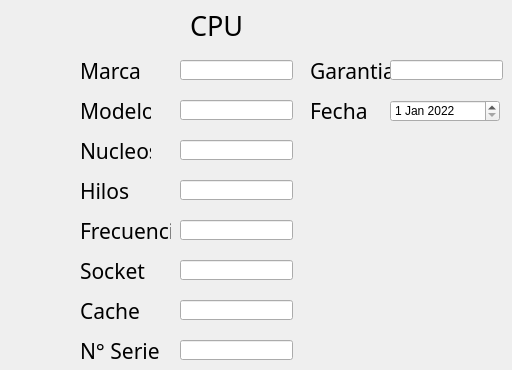
   <widget class="QWidget" name="page3">
    <widget class="QLabel" name="label_3">
     <property name="geometry">
      <rect>
       <x>190</x>
       <y>10</y>
       <width>201</width>
       <height>31</height>
      </rect>
     </property>
     <property name="font">
      <font>
       <family>Mongolian Baiti</family>
       <pointsize>20</pointsize>
      </font>
     </property>
     <property name="text">
      <string>CPU</string>
     </property>
    </widget>
    <widget class="QLabel" name="label_20">
     <property name="geometry">
      <rect>
       <x>80</x>
       <y>60</y>
       <width>61</width>
       <height>21</height>
      </rect>
     </property>
     <property name="font">
      <font>
       <family>Mongolian Baiti</family>
       <pointsize>16</pointsize>
      </font>
     </property>
     <property name="text">
      <string>Marca</string>
     </property>
    </widget>
    <widget class="QLabel" name="label_21">
     <property name="geometry">
      <rect>
       <x>80</x>
       <y>100</y>
       <width>71</width>
       <height>21</height>
      </rect>
     </property>
     <property name="font">
      <font>
       <family>Mongolian Baiti</family>
       <pointsize>16</pointsize>
      </font>
     </property>
     <property name="text">
      <string>Modelo</string>
     </property>
    </widget>
    <widget class="QLabel" name="label_22">
     <property name="geometry">
      <rect>
       <x>80</x>
       <y>140</y>
       <width>71</width>
       <height>21</height>
      </rect>
     </property>
     <property name="font">
      <font>
       <family>Mongolian Baiti</family>
       <pointsize>16</pointsize>
      </font>
     </property>
     <property name="text">
      <string>Nucleos</string>
     </property>
    </widget>
    <widget class="QLabel" name="label_23">
     <property name="geometry">
      <rect>
       <x>80</x>
       <y>180</y>
       <width>71</width>
       <height>21</height>
      </rect>
     </property>
     <property name="font">
      <font>
       <family>Mongolian Baiti</family>
       <pointsize>16</pointsize>
      </font>
     </property>
     <property name="text">
      <string>Hilos</string>
     </property>
    </widget>
    <widget class="QLabel" name="label_24">
     <property name="geometry">
      <rect>
       <x>80</x>
       <y>220</y>
       <width>91</width>
       <height>21</height>
      </rect>
     </property>
     <property name="font">
      <font>
       <family>Mongolian Baiti</family>
       <pointsize>16</pointsize>
      </font>
     </property>
     <property name="text">
      <string>Frecuencia</string>
     </property>
    </widget>
    <widget class="QLabel" name="label_25">
     <property name="geometry">
      <rect>
       <x>80</x>
       <y>260</y>
       <width>71</width>
       <height>21</height>
      </rect>
     </property>
     <property name="font">
      <font>
       <family>Mongolian Baiti</family>
       <pointsize>16</pointsize>
      </font>
     </property>
     <property name="text">
      <string>Socket</string>
     </property>
    </widget>
    <widget class="QLabel" name="label_26">
     <property name="geometry">
      <rect>
       <x>80</x>
       <y>300</y>
       <width>71</width>
       <height>21</height>
      </rect>
     </property>
     <property name="font">
      <font>
       <family>Mongolian Baiti</family>
       <pointsize>16</pointsize>
      </font>
     </property>
     <property name="text">
      <string>Cache</string>
     </property>
    </widget>
    <widget class="QLabel" name="label_27">
     <property name="geometry">
      <rect>
       <x>80</x>
       <y>340</y>
       <width>81</width>
       <height>21</height>
      </rect>
     </property>
     <property name="font">
      <font>
       <family>Mongolian Baiti</family>
       <pointsize>16</pointsize>
      </font>
     </property>
     <property name="text">
      <string>N° Serie</string>
     </property>
    </widget>
    <widget class="QLabel" name="label_103">
     <property name="geometry">
      <rect>
       <x>310</x>
       <y>60</y>
       <width>81</width>
       <height>21</height>
      </rect>
     </property>
     <property name="font">
      <font>
       <family>Mongolian Baiti</family>
       <pointsize>16</pointsize>
      </font>
     </property>
     <property name="text">
      <string>Garantia</string>
     </property>
    </widget>
    <widget class="QLabel" name="label_104">
     <property name="geometry">
      <rect>
       <x>310</x>
       <y>100</y>
       <width>61</width>
       <height>21</height>
      </rect>
     </property>
     <property name="font">
      <font>
       <family>Mongolian Baiti</family>
       <pointsize>16</pointsize>
      </font>
     </property>
     <property name="text">
      <string>Fecha</string>
     </property>
    </widget>
    <widget class="QLineEdit" name="Marca_Cpu">
     <property name="geometry">
      <rect>
       <x>180</x>
       <y>60</y>
       <width>113</width>
       <height>20</height>
      </rect>
     </property>
     <property name="font">
      <font>
       <pointsize>12</pointsize>
      </font>
     </property>
    </widget>
    <widget class="QLineEdit" name="Modelo_Cpu">
     <property name="geometry">
      <rect>
       <x>180</x>
       <y>100</y>
       <width>113</width>
       <height>20</height>
      </rect>
     </property>
     <property name="font">
      <font>
       <pointsize>12</pointsize>
      </font>
     </property>
    </widget>
    <widget class="QLineEdit" name="Nucleos_Cpu">
     <property name="geometry">
      <rect>
       <x>180</x>
       <y>140</y>
       <width>113</width>
       <height>20</height>
      </rect>
     </property>
     <property name="font">
      <font>
       <pointsize>12</pointsize>
      </font>
     </property>
    </widget>
    <widget class="QLineEdit" name="Hilos_Cpu">
     <property name="geometry">
      <rect>
       <x>180</x>
       <y>180</y>
       <width>113</width>
       <height>20</height>
      </rect>
     </property>
     <property name="font">
      <font>
       <pointsize>12</pointsize>
      </font>
     </property>
    </widget>
    <widget class="QLineEdit" name="Frecuencia_Cpu">
     <property name="geometry">
      <rect>
       <x>180</x>
       <y>220</y>
       <width>113</width>
       <height>20</height>
      </rect>
     </property>
     <property name="font">
      <font>
       <pointsize>12</pointsize>
      </font>
     </property>
    </widget>
    <widget class="QLineEdit" name="Socket_Cpu">
     <property name="geometry">
      <rect>
       <x>180</x>
       <y>260</y>
       <width>113</width>
       <height>20</height>
      </rect>
     </property>
     <property name="font">
      <font>
       <pointsize>12</pointsize>
      </font>
     </property>
    </widget>
    <widget class="QLineEdit" name="Cache_Cpu">
     <property name="geometry">
      <rect>
       <x>180</x>
       <y>300</y>
       <width>113</width>
       <height>20</height>
      </rect>
     </property>
     <property name="font">
      <font>
       <pointsize>12</pointsize>
      </font>
     </property>
    </widget>
    <widget class="QLineEdit" name="Serie_Cpu">
     <property name="geometry">
      <rect>
       <x>180</x>
       <y>340</y>
       <width>113</width>
       <height>20</height>
      </rect>
     </property>
     <property name="font">
      <font>
       <pointsize>12</pointsize>
      </font>
     </property>
    </widget>
    <widget class="QLineEdit" name="Garantia_Cpu">
     <property name="geometry">
      <rect>
       <x>390</x>
       <y>60</y>
       <width>113</width>
       <height>20</height>
      </rect>
     </property>
     <property name="font">
      <font>
       <pointsize>12</pointsize>
      </font>
     </property>
    </widget>
    <widget class="QDateEdit" name="Fecha_Cpu">
     <property name="geometry">
      <rect>
       <x>390</x>
       <y>100</y>
       <width>110</width>
       <height>22</height>
      </rect>
     </property>
     <property name="dateTime">
      <datetime>
       <hour>0</hour>
       <minute>0</minute>
       <second>0</second>
       <year>2022</year>
       <month>1</month>
       <day>1</day>
      </datetime>
     </property>
    </widget>
   </widget>
